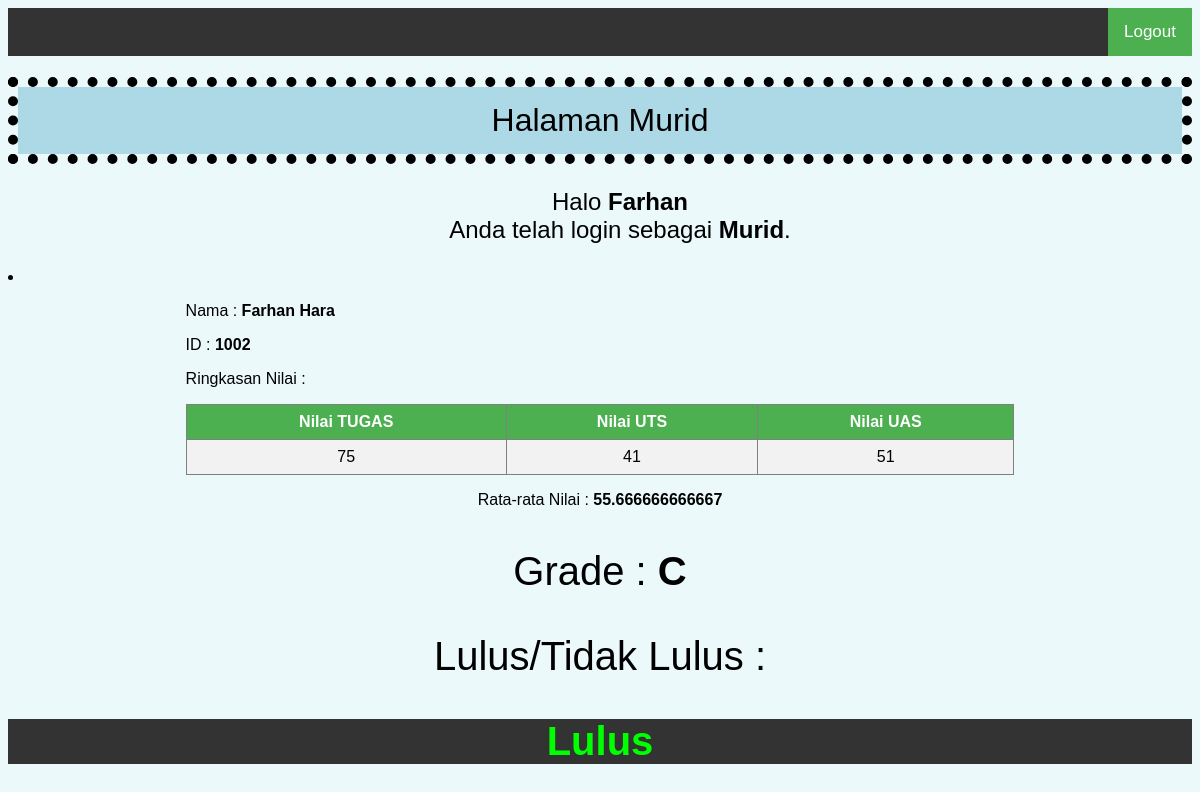
Screenshot of /halaman_murid.php (signed in) with the database file from the repository.
### tables this page shows
CREATE TABLE `user` (
  `user_id` varchar(10) NOT NULL,
  `password` varchar(255) NOT NULL,
  `first_name` varchar(255) NOT NULL,
  `last_name` varchar(255) NOT NULL,
  `role_id` int(11) NOT NULL,
  `address` varchar(255) NOT NULL
);

CREATE TABLE `grade` (
  `user_id` varchar(10) NOT NULL,
  `nilai_tugas` int(11) NOT NULL,
  `nilai_uts` int(11) NOT NULL,
  `nilai_uas` int(11) NOT NULL
);

### halaman_murid.php (the view, shortened to what this page needs)
<!DOCTYPE html>
<html>
<head>
	<link rel="stylesheet" type="text/css" href="stylemurid.css">
</head>
<body>
	<?php
		include 'koneksi.php';
		$id = $_SESSION['user_id'];
		$data = mysqli_query($koneksi,"select * from user where user_id = '$id'");
		$d = mysqli_fetch_array($data);
	?>
	<div class="topnav">
	<a class="active" href="logout.php" onclick="return confirm('Are you sure to logout?');">Logout</a>
	</div>
	<h1>Halaman Murid</h1>
	<ul><p>Halo <b><?php echo $d['first_name']; ?><br/></b> Anda telah login sebagai <b><?php echo "Murid"?></b>.</p></ul>
	<li>
	<p> Nama 	: <b><?php echo $d['first_name']." ".$d['last_name']; ?></b> </p>
	<p> ID 		: <b><?php echo $_SESSION['user_id']; ?></b> </p>
	<p> Ringkasan Nilai : </p>
	</li>
		<table border="1">
		<tr>
			<th>Nilai TUGAS</th>
			<th>Nilai UTS</th>
			<th>Nilai UAS</th>
		</tr>
		<?php
		include 'koneksi.php';
		$id = $_SESSION['user_id'];
		$data = mysqli_query($koneksi,"select * from grade where user_id = '$id'");
		while($d = mysqli_fetch_array($data)){
			?>
			<tr>
				<td><?php echo $d['nilai_tugas']; ?></td>
				<td><?php echo $d['nilai_uts']; ?></td>
				<td><?php echo $d['nilai_uas']; ?></td>
			</tr>
			<?php
		}
		?>
	</table>
	<?php
		include 'koneksi.php';
		$id = $_SESSION['user_id'];
		$data = mysqli_query($koneksi,"select * from grade where user_id = '$id'");
		$d = mysqli_fetch_array($data);
		$nilai1 = $d['nilai_tugas'];
		$nilai2 = $d['nilai_uts'];
		$nilai3 = $d['nilai_uas'];
		$nilaiakhir = (($nilai1 + $nilai2 + $nilai3)/3);
		$nilaigrade = $nilaiakhir;
		switch (true) {
    case $nilaigrade >= 45:
        $grade = 'C';
        break;
}
	?>
	<div class="nilai">
	<p> Rata-rata Nilai : <b><?php echo $nilaiakhir ?></b> </p>
	</div>
	<div class="grade">
	<p> Grade 			: <b><?php echo $grade ?></b></p>
	<p> Lulus/Tidak Lulus :
	<b><?php
					if($grade == "D"){
						echo "<div class='warna1'>Tidak Lulus</div>";
					}else{
						echo "<div class='warna'>Lulus</div>";
					}  ?></b> </p>
	</div>
	<br/>
	<br/>
</body>
</html>

### stylemurid.css (style rules this page uses)
.topnav { background-color: #333; overflow: hidden; position: sticky; top: 0; }
.topnav a { float: right; color: #f2f2f2; text-align: center; padding: 14px 16px; text-decoration: none; font-size: 17px; }
.topnav a.active { background-color: #4CAF50; color: white; }
body { font-family: sans-serif; background: #ebf9fb; }
h1 { text-align: center; font-weight: 300; border: 10px dotted black; padding: 15px; background: lightblue; background-clip: padding-box; }
li p { margin-left:15%; }
ul p { text-align: center; font-size: 150%; }
.nilai { text-align: center; }
.grade { text-align: center; font-size: 250%; }
.warna { color: #00ff00; background-color: #333; }
table { border-collapse: collapse; width:70%; margin-left:15%; margin-right:15%; }
th, td { text-align: center; padding: 8px; }
tr:nth-child(even) { background-color: #f2f2f2 }
th { background-color: #4CAF50; color: white; }

### rows the page displays
user: first_name "Farhan", last_name "Hara"
grade: nilai_tugas "75", nilai_uts "41", nilai_uas "51", nilaiakhir "55.666666666667"

### other values shown
$_SESSION['user_id'] "1002"
$grade "C"
